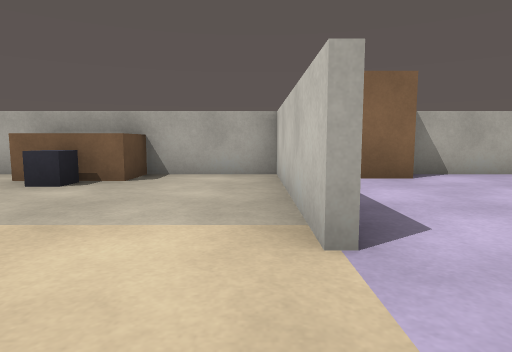
View 1 (above)

17 first-person views from a walk through a Unity game level. The camera is 0.64 m above the floor, tilts 6° down and sees 75° across. The floor is counted in squares, 1 m on a side. Each view is taken from the middle of a square. On the plan, view 1 faces up. The plan holds only what a view shows up to about 10 squares ahead; the rest is blank. Surface patterns are stand-ins for the level's own textures.

View 2
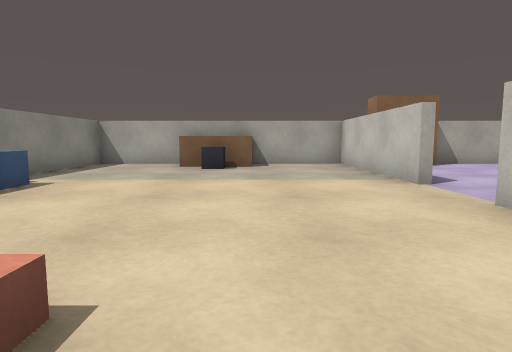

View 3
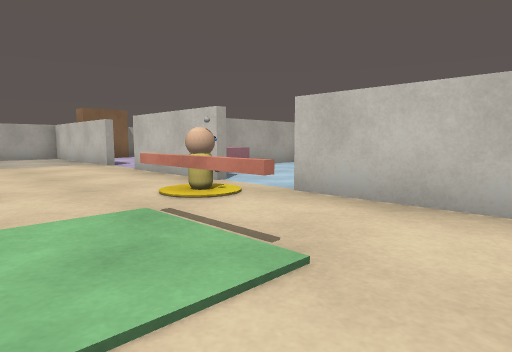

View 4
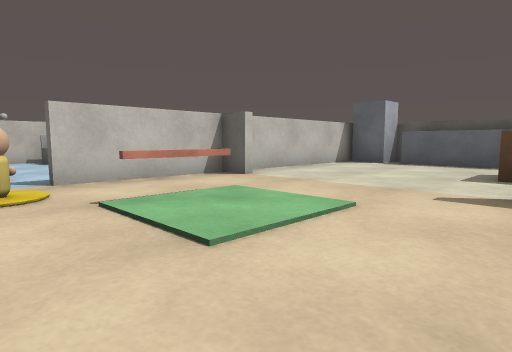

View 5
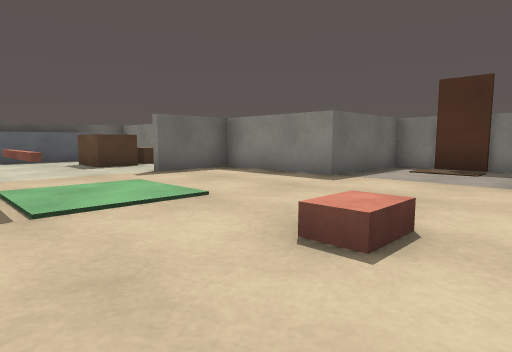

View 6
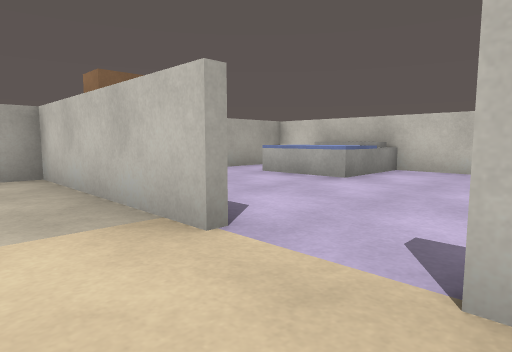

View 7
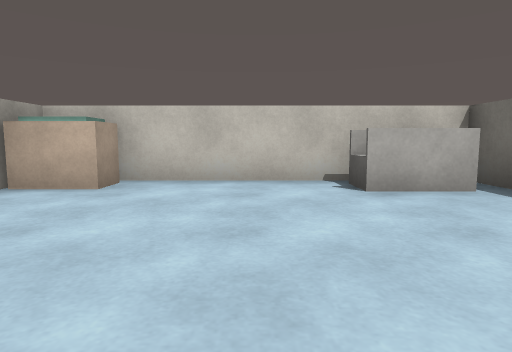

View 8
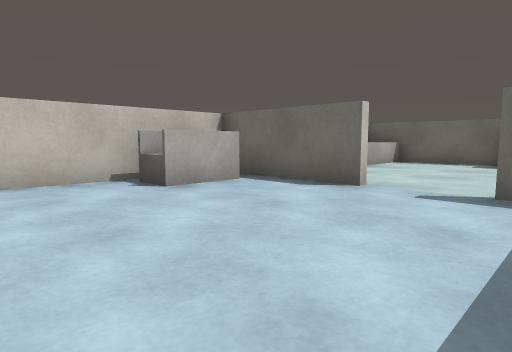

View 9
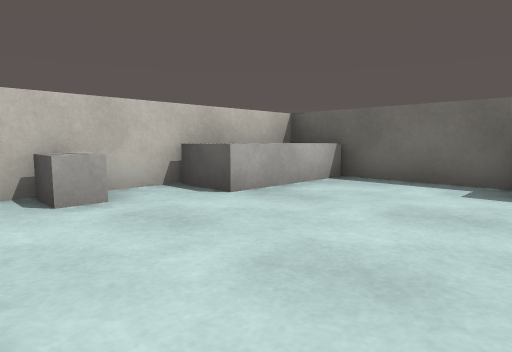

View 10
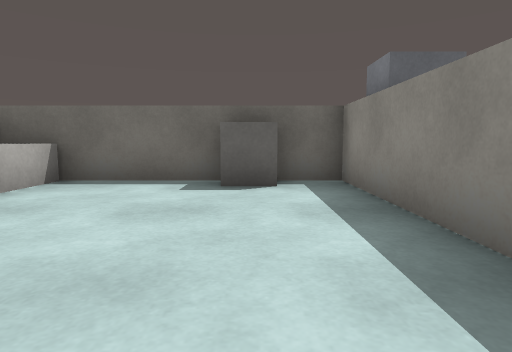

View 11
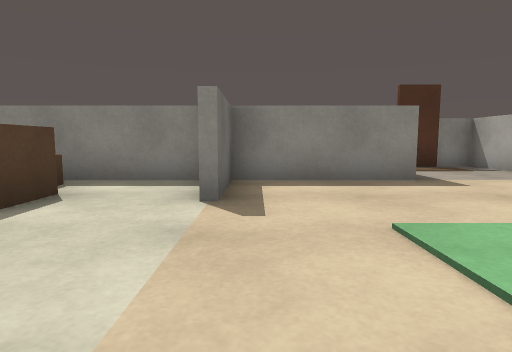

View 12
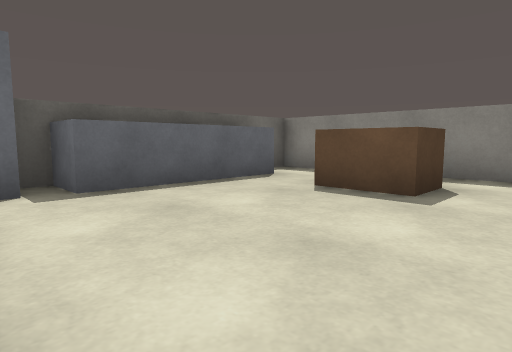

View 13
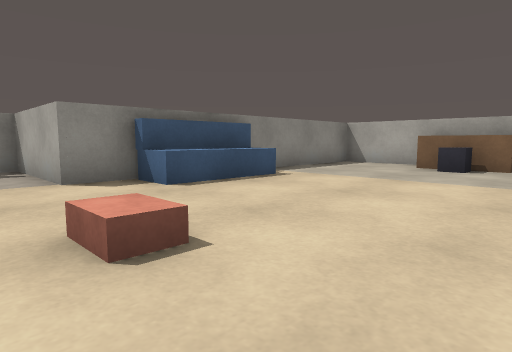

View 14
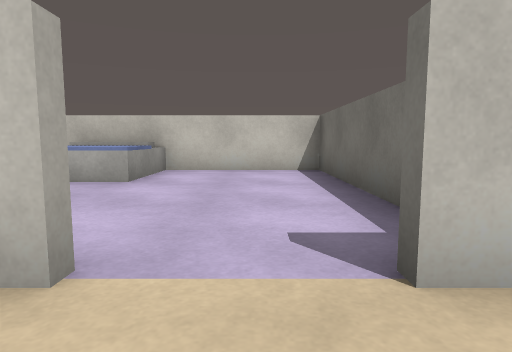

View 15
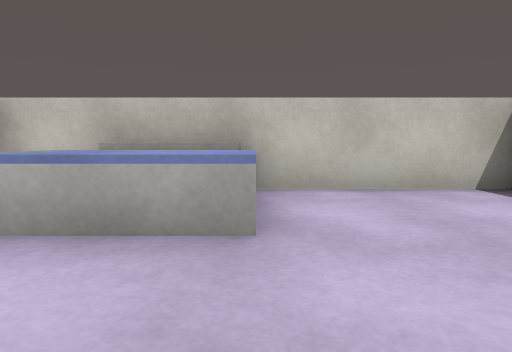

View 16
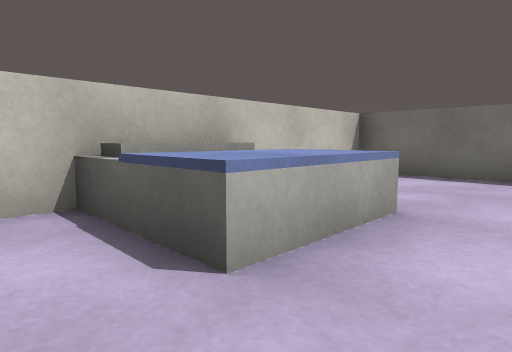

View 17
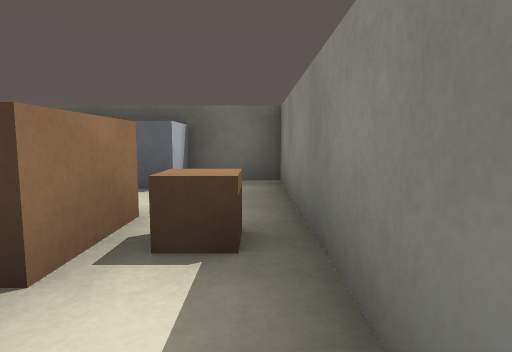

### Floor plan
Points are (right, up) in squares from view 1. A wall is a line through its corners. A room is listed if a view was taken in it or the views show most of it. See-through windows are left out.
Room 1 (views 1, 2, 3, 4, 5, 6, 7, 8, 11, 12, 13, 14, 17)
walls: (0.4, -0.6) (0.4, 0.4); (-0.4, -7.4) (0.4, -7.4) (0.4, -4.2); (-6.4, -0.4) (-6.4, -1.6) (-9.4, -1.6) (-9.4, -4.4) (-6.4, -4.4) (-6.4, -7.4) (-4.5, -7.4); (0.4, 1.9) (0.4, 6.4) (-6.4, 6.4) (-6.4, 2.6); (-6.4, -7.9) (-6.4, -13.4) (-0.9, -13.4); (3.2, -7.4) (6.4, -7.4) (6.4, -1.5); (4.9, -0.6) (2.4, -0.6); (0.4, -11.9) (0.4, -8.2); (-4.9, -13.5) (-4.9, -12.4) (-1.4, -12.4)
ways out: opening at (2.5, -7) to room 2; opening at (1.5, 1) to room 3
objects: other object (-6, -11) to (-4, -10); other object (-6, 0) to (-6, 2); other object (-4, 6) to (-2, 6); other object (-3, -2); other object (-3, 5); other object (-2, -5); other object (-1, -13) to (0, -13); other object (0, -3); other object (1, -2) to (2, -1); other object (5, -6) to (6, -6); other object (6, -2) to (6, -1)
Room 2 (views 9, 10)
walls: (0.6, -9.8) (0.6, -13.4) (6.4, -13.4) (6.4, -8.5)
low walls: (5.1, -13.4) (5.1, -10.7) (6.2, -10.7)
ways out: opening at (2.5, -7) to room 1
objects: other object (2, -13); other object (6, -9)
Room 3 (views 15, 16)
walls: (2.4, -0.4) (6.4, -0.4) (6.4, 6.4) (3, 6.4)
ways out: opening at (1.5, 1) to room 1
objects: other object (1, 6) to (2, 6); other object (4, 3) to (6, 5)

Positions as (right, up) in squares from view 1, and headings:
1: (0, 0), facing up
2: (-2, -3), facing up
3: (-3, -7), facing up-right
4: (-5, -3), facing down-right
5: (-1, -1), facing down-left
6: (-1, 0), facing up-right
7: (1, -4), facing right
8: (1, -3), facing down-right
9: (2, -8), facing down-right
10: (2, -8), facing down
11: (-1, -7), facing left
12: (0, -8), facing down-left
13: (-1, -3), facing up-left
14: (-1, 1), facing right
15: (2, 3), facing right
16: (3, 6), facing down-right
17: (-6, -8), facing down
